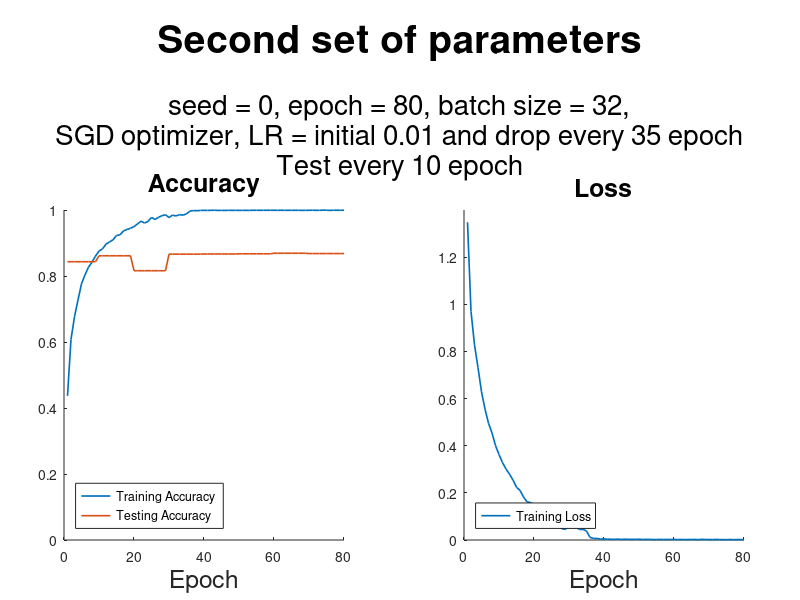

MATLAB code to generate this figure:
clc;
clear;

TrainingAcc = [
0.4369 
0.6081 
0.6766 
0.7274 
0.7763 
0.8035 
0.8268 
0.8420 
0.8603 
0.8756 
0.8822 
0.8964 
0.9032 
0.9098 
0.9228 
0.9248 
0.9367 
0.9411 
0.9448 
0.9496 
0.9578 
0.9662 
0.9606 
0.9652 
0.9777 
0.9714 
0.9778 
0.9828 
0.9857 
0.9771 
0.9844 
0.9819 
0.9858 
0.9844 
0.9882 
0.9969 
0.9982 
0.9979 
0.9987 
0.9990 
0.9987 
0.9991 
0.9993 
0.9987 
0.9989 
0.9987 
0.9990 
0.9989 
0.9990 
0.9988 
0.9989 
0.9989 
0.9988 
0.9993 
0.9991 
0.9991 
0.9992 
0.9992 
0.9992 
0.9993 
0.9990 
0.9993 
0.9991 
0.9991 
0.9991 
0.9991 
0.9991 
0.9989 
0.9990 
0.9991 
0.9994 
0.9990 
0.9991 
0.9996 
0.9993 
0.9988 
0.9993 
0.9994 
0.9991 
0.9994 
]

TrainingLoss = [
1.3478 
0.9698 
0.8278 
0.7311 
0.6289 
0.5555 
0.4955 
0.4542 
0.4007 
0.3626 
0.3282 
0.3014 
0.2793 
0.2542 
0.2239 
0.2105 
0.1826 
0.1616 
0.1591 
0.1511 
0.1184 
0.0958 
0.1126 
0.1019 
0.0676 
0.0853 
0.0647 
0.0477 
0.0449 
0.0658 
0.0502 
0.0545 
0.0445 
0.0453 
0.0382 
0.0110 
0.0068 
0.0064 
0.0042 
0.0042 
0.0039 
0.0031 
0.0029 
0.0037 
0.0026 
0.0034 
0.0030 
0.0026 
0.0030 
0.0032 
0.0024 
0.0025 
0.0028 
0.0019 
0.0021 
0.0024 
0.0020 
0.0023 
0.0022 
0.0024 
0.0019 
0.0021 
0.0019 
0.0018 
0.0023 
0.0022 
0.0017 
0.0028 
0.0022 
0.0019 
0.0016 
0.0024 
0.0019 
0.0015 
0.0015 
0.0021 
0.0014 
0.0018 
0.0020 
0.0015 
]

TestingInput = [0.8433 0.8613 0.8160 0.8663 0.8667 0.8673 0.8690 0.8680];
TestingAcc = zeros(80, 1);

for i = 1:80
    if i ~= 80
        j = fix(i/10) + 1;
    else
        j = 8;
    end
    TestingAcc(i) = TestingInput(j);
end



figure,
subplot('Position', [0.08 0.1 0.35 0.55]),
title('Accuracy', 'FontSize',18);hold on;
plot(TrainingAcc, 'LineWidth', 1.2);hold on;
plot(TestingAcc, 'LineWidth', 1.2);axis([0 80 0 1]);hold on;
legend({'Training Accuracy','Testing Accuracy'},'Location','southwest');
xlabel('Epoch', 'FontSize',18);

subplot('Position', [0.58 0.1 0.35 0.55]),
title('Loss', 'FontSize',18);hold on;
plot(TrainingLoss, 'LineWidth', 1.2);hold on;
axis([0 80 0 1.4]);hold on;
legend({'Training Loss'},'Location','southwest');
xlabel('Epoch', 'FontSize',18);

axes( 'Position', [0, 0.9, 1, 5] ) ;
set( gca, 'Color', 'None', 'XColor', 'None', 'YColor', 'None' ) ;
text( 0.5, 0, 'Second set of parameters', 'FontSize', 28', 'FontWeight', 'Bold', ...
      'HorizontalAlignment', 'Center', 'VerticalAlignment', 'Bottom' ) ;
  
axes( 'Position', [0, 0.8, 1, 5] ) ;
set( gca, 'Color', 'None', 'XColor', 'None', 'YColor', 'None' ) ;
text( 0.5, 0, 'seed = 0, epoch = 80, batch size = 32,', 'FontSize', 20', ...
      'HorizontalAlignment', 'Center', 'VerticalAlignment', 'Bottom' ) ;
  
axes( 'Position', [0, 0.75, 1, 5] ) ;
set( gca, 'Color', 'None', 'XColor', 'None', 'YColor', 'None' ) ;
text( 0.5, 0, 'SGD optimizer, LR = initial 0.01 and drop every 35 epoch', 'FontSize', 20', ...
      'HorizontalAlignment', 'Center', 'VerticalAlignment', 'Bottom' ) ;
  
axes( 'Position', [0, 0.7, 1, 5] ) ;
set( gca, 'Color', 'None', 'XColor', 'None', 'YColor', 'None' ) ;
text( 0.5, 0, 'Test every 10 epoch', 'FontSize', 20', ...
      'HorizontalAlignment', 'Center', 'VerticalAlignment', 'Bottom' ) ;


